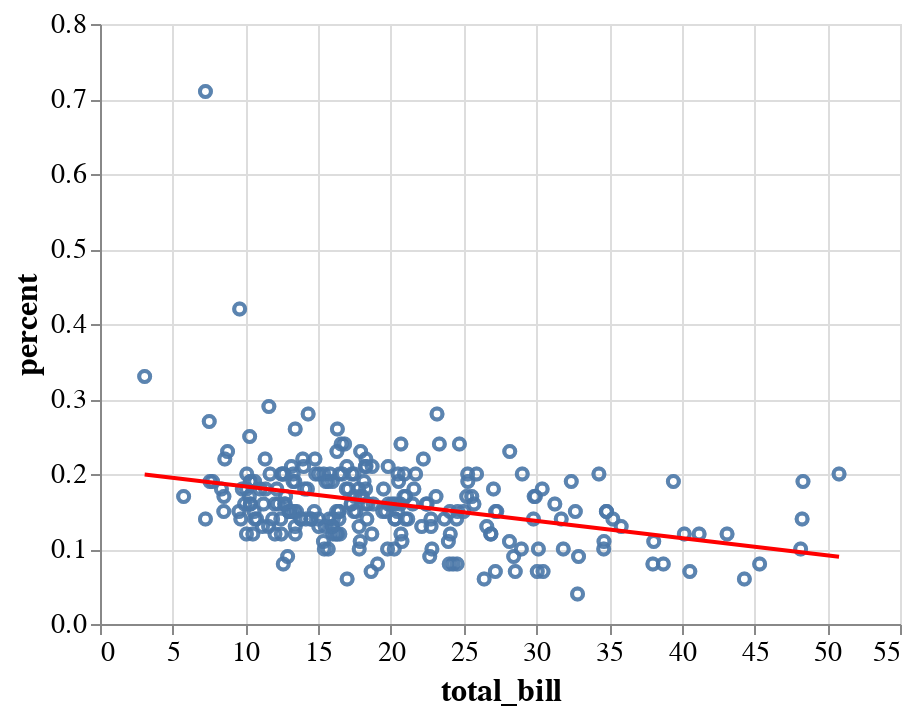

Write notebook code for a chart like this one.
### Code cell
chart = alt.Chart(tips).mark_point().encode(
    x='total_bill', 
    y='percent'
)

reg_line = chart + chart.transform_regression('total_bill', 'percent').mark_line(color='red')

alt.layer(chart, reg_line).configure_axis(
    labelFontSize=14, # change axes label font size
    titleFontSize=16  # change axes title font size
)

### Figure 1 — Vega-Lite specification as saved in the notebook (floating-point values rounded to 4 significant figures; data arrays with more than 128 entries replaced by an {"elided": "..."} marker saying what was removed)
{"config": {"view": {"continuousWidth": 400, "continuousHeight": 300}, "axis": {"labelFontSize": 14, "titleFontSize": 16}}, "layer": [{"mark": "point", "encoding": {"x": {"type": "quantitative", "field": "total_bill"}, "y": {"type": "quantitative", "field": "percent"}}}, {"layer": [{"mark": "point", "encoding": {"x": {"type": "quantitative", "field": "total_bill"}, "y": {"type": "quantitative", "field": "percent"}}}, {"mark": {"type": "line", "color": "red"}, "encoding": {"x": {"type": "quantitative", "field": "total_bill"}, "y": {"type": "quantitative", "field": "percent"}}, "transform": [{"on": "total_bill", "regression": "percent"}]}]}], "data": {"name": "data-8e1033bc9fd8b8c7841fc833e5c87ea6"}, "$schema": "https://vega.github.io/schema/vega-lite/v4.0.2.json", "datasets": {"data-8e1033bc9fd8b8c7841fc833e5c87ea6": {"elided": "244 records"}}}
